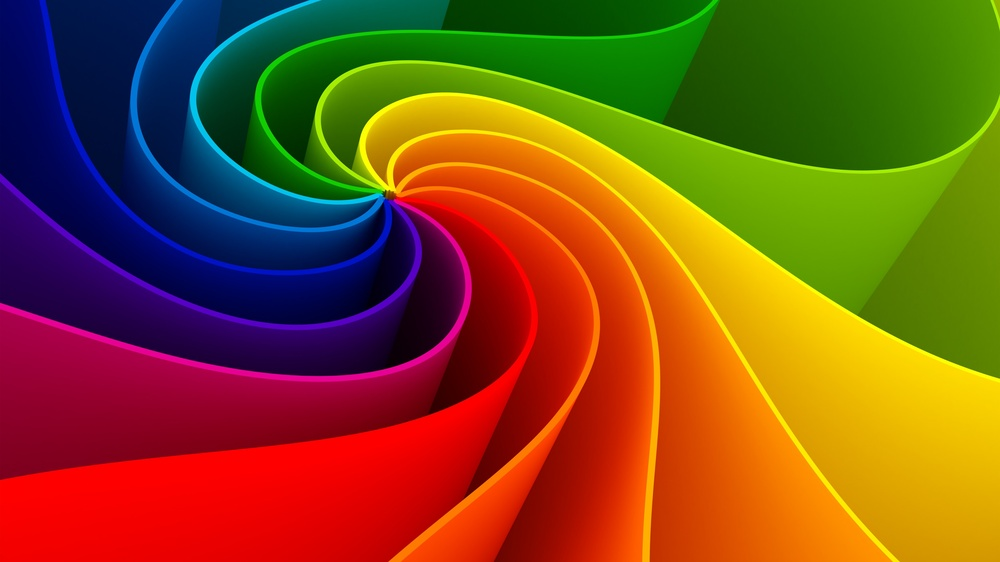
#> input picture tercer Parcial/pra2/R.jpeg, 1000 x 562 px, shrunk from 3840 x 2160 before the run, found by its file name
$ python p2p3.py
#> lines starting #> are read from the running program, lines starting #| are printed output that depends on the picture; after the words box and inside, x2 and y2 are one past the last pixel; in counts of white or black regions, pixels touching at a corner belong together
# -*- coding: utf-8 -*-
"""
Created on Mon Mar 24 08:29:18 2025

@author: lizet
"""

'''
     Colores base de RGB

    rojo claro 0,100,20
   rojo oscuro 5,255,255

   rojo2 claro  175,100,20
   rojo oscuro 179,255,255

   verde claro 25,20,20
   verde oscuro 100,255,255

   axul claro 100,100,20
   azul oscuro 125,255,255


'''


import cv2
import numpy as np

# Cargar la imagen
img = cv2.imread('R.JPEG')
#> img is the input picture: shape (562, 1000, 3); mean B, G, R 25.2, 77.4, 126.5

# Verificar si la imagen se cargó correctamente
if img is None:
    print("Error: No se pudo cargar la imagen.")
    exit()

# Convertir la imagen a espacio de color HSV
img_hsv = cv2.cvtColor(img, cv2.COLOR_BGR2HSV)
#> img_hsv: shape (562, 1000, 3); mean H, S, V 57.5, 253.6, 162.9

# Definir los rangos de color verde en HSV
verde_claro = np.array([25, 20, 20], np.uint8)
verde_oscuro = np.array([100, 255, 255], np.uint8)

# Crear una máscara para los tonos de verde
mascara = cv2.inRange(img_hsv, verde_claro, verde_oscuro)
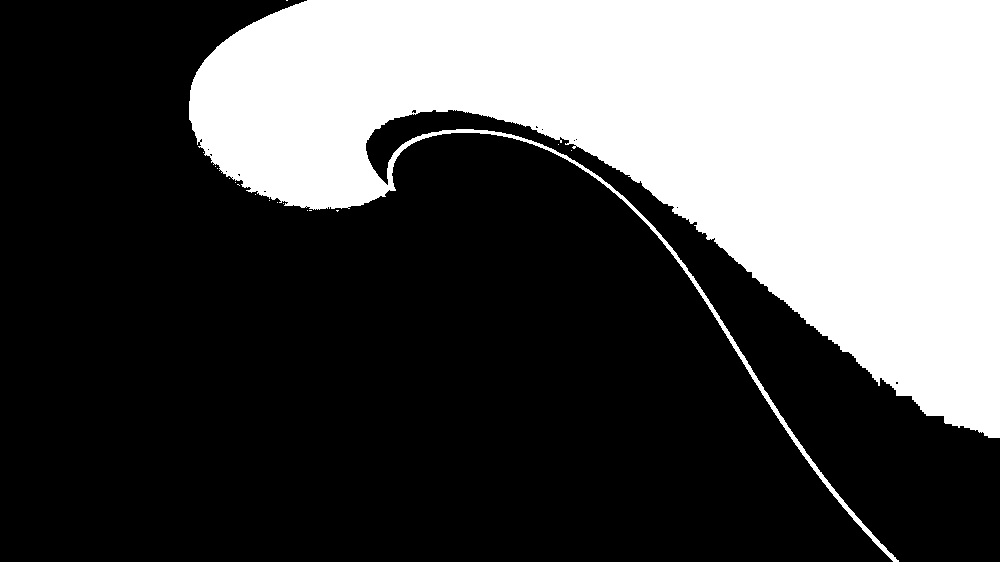
#> mascara: shape (562, 1000); 33.3% white; 17 white regions (16 under 20 px), largest, box (x1, y1, x2, y2) and area: (189, 0, 1000, 562) 187391

# Crear un kernel para operaciones morfológicas
kernel = np.ones((7, 7), np.uint8)

# Aplicar transformaciones morfológicas para mejorar la máscara
mascara = cv2.morphologyEx(mascara, cv2.MORPH_CLOSE, kernel)
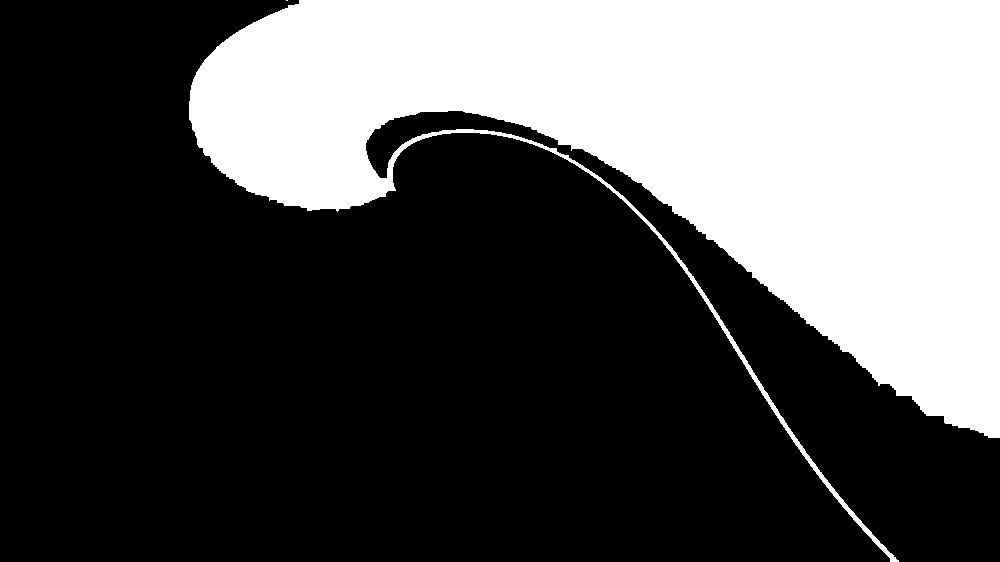
#> mascara: shape (562, 1000); 33.4% white; 2 white regions (1 under 20 px), largest, box (x1, y1, x2, y2) and area: (189, 0, 1000, 562) 187861
mascara = cv2.morphologyEx(mascara, cv2.MORPH_OPEN, kernel)
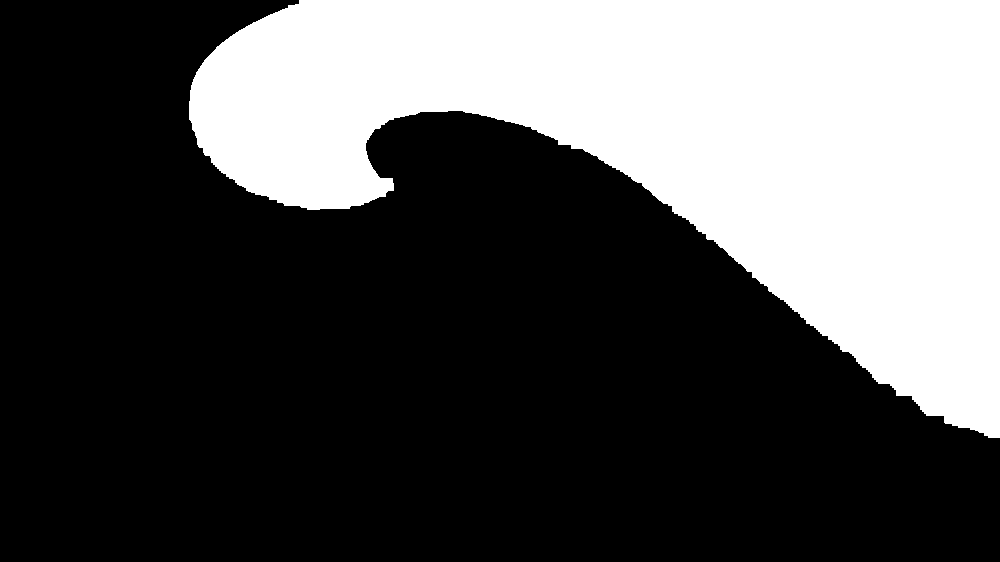
#> mascara: shape (562, 1000); 32.9% white; 1 white region

# Aplicar la máscara a la imagen original
seleccion = cv2.bitwise_and(img, img, mask=mascara)
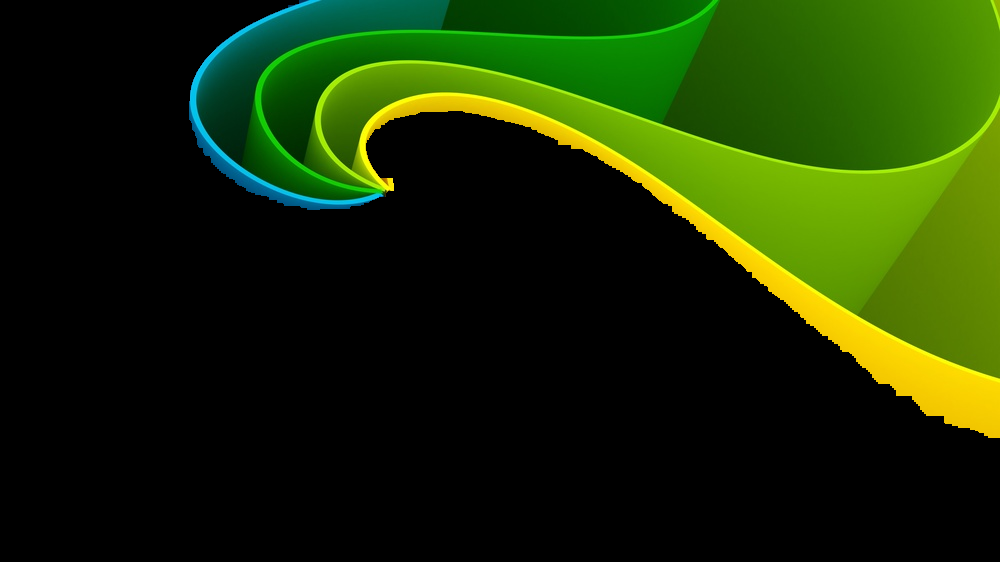
#> seleccion: shape (562, 1000, 3); mean B, G, R 2.9, 44.8, 24.9

# Encontrar contornos en la máscara
contornos, _ = cv2.findContours(mascara, cv2.RETR_EXTERNAL, cv2.CHAIN_APPROX_SIMPLE)
#> contornos = 1 contour; box (x1, y1, x2, y2) and area: (189, 0, 1000, 438) 183544

# Dibujar los contornos en la imagen original
cv2.drawContours(img, contornos, -1, (0, 255, 0), 2)
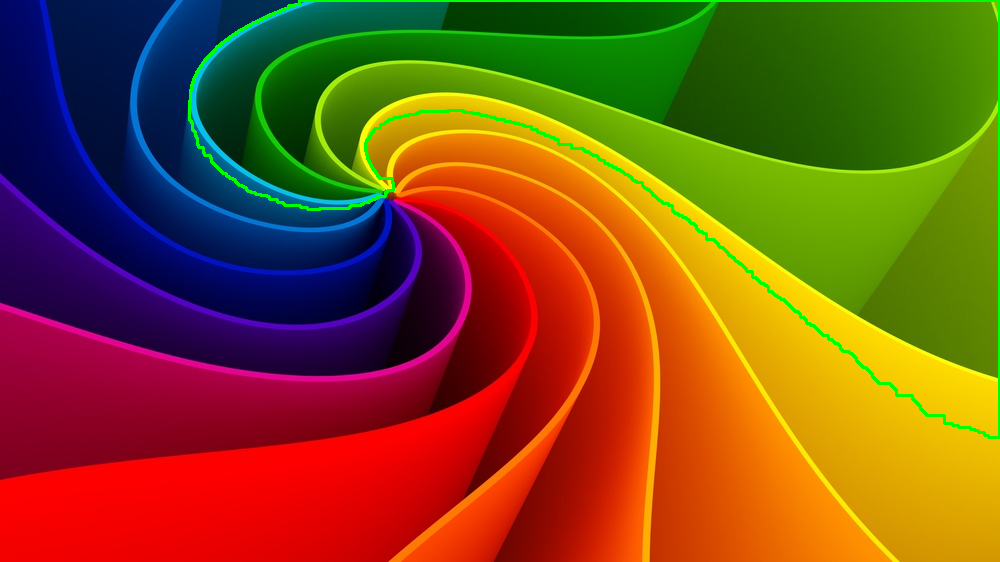
#> img: shape (562, 1000, 3); 1.18% of pixels changed, all inside (x1, y1, x2, y2) = (188, 0, 1000, 439)


# Mostrar las imágenes procesadas
cv2.namedWindow('Original', cv2.WINDOW_NORMAL)
cv2.imshow('Original', img)

cv2.namedWindow('Máscara', cv2.WINDOW_NORMAL)
cv2.imshow('Máscara', mascara)

cv2.namedWindow('Selección', cv2.WINDOW_NORMAL)
cv2.imshow('Selección', seleccion)

cv2.waitKey(0)
cv2.destroyAllWindows()
